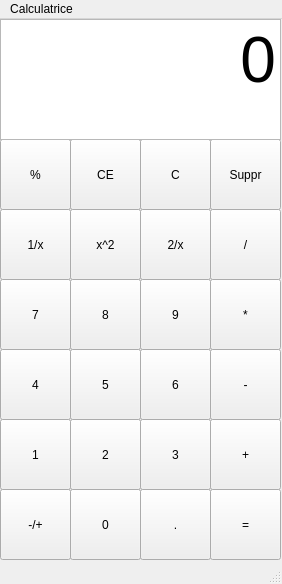
<?xml version="1.0" encoding="UTF-8"?>
<ui version="4.0">
 <class>MainWindow</class>
 <widget class="QMainWindow" name="MainWindow">
  <property name="geometry">
   <rect>
    <x>0</x>
    <y>0</y>
    <width>282</width>
    <height>584</height>
   </rect>
  </property>
  <property name="windowTitle">
   <string>MainWindow</string>
  </property>
  <widget class="QWidget" name="centralwidget">
   <widget class="QPushButton" name="pushButton">
    <property name="geometry">
     <rect>
      <x>0</x>
      <y>120</y>
      <width>71</width>
      <height>71</height>
     </rect>
    </property>
    <property name="text">
     <string>%</string>
    </property>
   </widget>
   <widget class="QPushButton" name="pushButton_2">
    <property name="geometry">
     <rect>
      <x>70</x>
      <y>120</y>
      <width>71</width>
      <height>71</height>
     </rect>
    </property>
    <property name="text">
     <string>CE</string>
    </property>
   </widget>
   <widget class="QPushButton" name="pushButton_3">
    <property name="geometry">
     <rect>
      <x>140</x>
      <y>120</y>
      <width>71</width>
      <height>71</height>
     </rect>
    </property>
    <property name="text">
     <string>C</string>
    </property>
   </widget>
   <widget class="QPushButton" name="pushButton_4">
    <property name="geometry">
     <rect>
      <x>210</x>
      <y>120</y>
      <width>71</width>
      <height>71</height>
     </rect>
    </property>
    <property name="text">
     <string>Suppr</string>
    </property>
   </widget>
   <widget class="QPushButton" name="Sign_5">
    <property name="geometry">
     <rect>
      <x>210</x>
      <y>190</y>
      <width>71</width>
      <height>71</height>
     </rect>
    </property>
    <property name="text">
     <string>/</string>
    </property>
   </widget>
   <widget class="QPushButton" name="pushButton_6">
    <property name="geometry">
     <rect>
      <x>0</x>
      <y>190</y>
      <width>71</width>
      <height>71</height>
     </rect>
    </property>
    <property name="text">
     <string>1/x</string>
    </property>
   </widget>
   <widget class="QPushButton" name="pushButton_7">
    <property name="geometry">
     <rect>
      <x>140</x>
      <y>190</y>
      <width>71</width>
      <height>71</height>
     </rect>
    </property>
    <property name="text">
     <string>2/x</string>
    </property>
   </widget>
   <widget class="QPushButton" name="pushButton_8">
    <property name="geometry">
     <rect>
      <x>70</x>
      <y>190</y>
      <width>71</width>
      <height>71</height>
     </rect>
    </property>
    <property name="text">
     <string>x^2</string>
    </property>
   </widget>
   <widget class="QPushButton" name="Num_8">
    <property name="geometry">
     <rect>
      <x>70</x>
      <y>260</y>
      <width>71</width>
      <height>71</height>
     </rect>
    </property>
    <property name="text">
     <string>8</string>
    </property>
   </widget>
   <widget class="QPushButton" name="Num_7">
    <property name="geometry">
     <rect>
      <x>0</x>
      <y>260</y>
      <width>71</width>
      <height>71</height>
     </rect>
    </property>
    <property name="text">
     <string>7</string>
    </property>
   </widget>
   <widget class="QPushButton" name="Num_9">
    <property name="geometry">
     <rect>
      <x>140</x>
      <y>260</y>
      <width>71</width>
      <height>71</height>
     </rect>
    </property>
    <property name="text">
     <string>9</string>
    </property>
   </widget>
   <widget class="QPushButton" name="Sign_4">
    <property name="geometry">
     <rect>
      <x>210</x>
      <y>260</y>
      <width>71</width>
      <height>71</height>
     </rect>
    </property>
    <property name="text">
     <string>*</string>
    </property>
   </widget>
   <widget class="QPushButton" name="Num_4">
    <property name="geometry">
     <rect>
      <x>0</x>
      <y>330</y>
      <width>71</width>
      <height>71</height>
     </rect>
    </property>
    <property name="text">
     <string>4</string>
    </property>
   </widget>
   <widget class="QPushButton" name="Sign_3">
    <property name="geometry">
     <rect>
      <x>210</x>
      <y>330</y>
      <width>71</width>
      <height>71</height>
     </rect>
    </property>
    <property name="text">
     <string>-</string>
    </property>
   </widget>
   <widget class="QPushButton" name="Num_6">
    <property name="geometry">
     <rect>
      <x>140</x>
      <y>330</y>
      <width>71</width>
      <height>71</height>
     </rect>
    </property>
    <property name="text">
     <string>6</string>
    </property>
   </widget>
   <widget class="QPushButton" name="Num_5">
    <property name="geometry">
     <rect>
      <x>70</x>
      <y>330</y>
      <width>71</width>
      <height>71</height>
     </rect>
    </property>
    <property name="text">
     <string>5</string>
    </property>
   </widget>
   <widget class="QPushButton" name="Sign_1">
    <property name="geometry">
     <rect>
      <x>210</x>
      <y>470</y>
      <width>71</width>
      <height>71</height>
     </rect>
    </property>
    <property name="text">
     <string>=</string>
    </property>
   </widget>
   <widget class="QPushButton" name="Num_0">
    <property name="geometry">
     <rect>
      <x>70</x>
      <y>470</y>
      <width>71</width>
      <height>71</height>
     </rect>
    </property>
    <property name="text">
     <string>0</string>
    </property>
   </widget>
   <widget class="QPushButton" name="pushButton_19">
    <property name="geometry">
     <rect>
      <x>0</x>
      <y>470</y>
      <width>71</width>
      <height>71</height>
     </rect>
    </property>
    <property name="text">
     <string>-/+</string>
    </property>
   </widget>
   <widget class="QPushButton" name="Sign_6">
    <property name="geometry">
     <rect>
      <x>140</x>
      <y>470</y>
      <width>71</width>
      <height>71</height>
     </rect>
    </property>
    <property name="text">
     <string>.</string>
    </property>
   </widget>
   <widget class="QPushButton" name="Num_2">
    <property name="geometry">
     <rect>
      <x>70</x>
      <y>400</y>
      <width>71</width>
      <height>71</height>
     </rect>
    </property>
    <property name="text">
     <string>2</string>
    </property>
   </widget>
   <widget class="QPushButton" name="Num_1">
    <property name="geometry">
     <rect>
      <x>0</x>
      <y>400</y>
      <width>71</width>
      <height>71</height>
     </rect>
    </property>
    <property name="text">
     <string>1</string>
    </property>
   </widget>
   <widget class="QPushButton" name="Num_3">
    <property name="geometry">
     <rect>
      <x>140</x>
      <y>400</y>
      <width>71</width>
      <height>71</height>
     </rect>
    </property>
    <property name="text">
     <string>3</string>
    </property>
   </widget>
   <widget class="QPushButton" name="Sign_2">
    <property name="geometry">
     <rect>
      <x>210</x>
      <y>400</y>
      <width>71</width>
      <height>71</height>
     </rect>
    </property>
    <property name="text">
     <string>+</string>
    </property>
   </widget>
   <widget class="QTextEdit" name="textEdit">
    <property name="geometry">
     <rect>
      <x>0</x>
      <y>0</y>
      <width>281</width>
      <height>121</height>
     </rect>
    </property>
    <property name="maximumSize">
     <size>
      <width>16777215</width>
      <height>121</height>
     </size>
    </property>
    <property name="html">
     <string>&lt;!DOCTYPE HTML PUBLIC &quot;-//W3C//DTD HTML 4.0//EN&quot; &quot;http://www.w3.org/TR/REC-html40/strict.dtd&quot;&gt;
&lt;html&gt;&lt;head&gt;&lt;meta name=&quot;qrichtext&quot; content=&quot;1&quot; /&gt;&lt;meta charset=&quot;utf-8&quot; /&gt;&lt;style type=&quot;text/css&quot;&gt;
p, li { white-space: pre-wrap; }
hr { height: 1px; border-width: 0; }
li.unchecked::marker { content: &quot;\2610&quot;; }
li.checked::marker { content: &quot;\2612&quot;; }
&lt;/style&gt;&lt;/head&gt;&lt;body style=&quot; font-family:'Segoe UI'; font-size:9pt; font-weight:400; font-style:normal;&quot;&gt;
&lt;p align=&quot;right&quot; style=&quot; margin-top:0px; margin-bottom:0px; margin-left:0px; margin-right:0px; -qt-block-indent:0; text-indent:0px;&quot;&gt;&lt;span style=&quot; font-size:48pt;&quot;&gt;0&lt;/span&gt;&lt;/p&gt;&lt;/body&gt;&lt;/html&gt;</string>
    </property>
   </widget>
  </widget>
  <widget class="QMenuBar" name="menubar">
   <property name="geometry">
    <rect>
     <x>0</x>
     <y>0</y>
     <width>282</width>
     <height>21</height>
    </rect>
   </property>
   <widget class="QMenu" name="menucalculatrice">
    <property name="title">
     <string>Calculatrice</string>
    </property>
   </widget>
   <addaction name="menucalculatrice"/>
  </widget>
  <widget class="QStatusBar" name="statusbar"/>
 </widget>
 <resources/>
 <connections/>
</ui>
